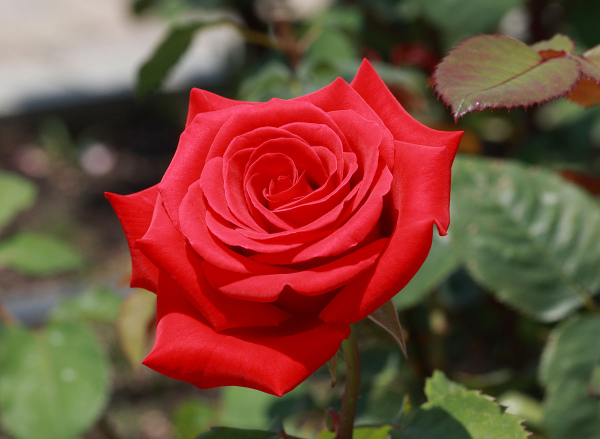
#> input picture Images/images/rose/Image_1.jpg, 1200 x 878 px, found by its file name (shown at 1/2 size); its folder holds only this picture in this run
$ jupyter execute --allow-errors Image-Classification.ipynb   (shell and % lines are left out)
#> lines starting #> are read from the running program, lines starting #| are printed output that depends on the picture
<a href="https://colab.research.google.com/github/vishwastanwar1402/Mini-Project/blob/main/Image-Classification.ipynb" target="_parent"></a>

[cell 1]
from bing_image_downloader import downloader
downloader.download("sun",limit=30,output_dir="images",adult_filter_off=True)
#> (this line was passed over: bing_image_downloader is not available in this run)

[cell 2]
!cd images

[cell 3]
from bing_image_downloader import downloader
downloader.download("rose",limit=30,output_dir="images",adult_filter_off=True)
#> (this line was passed over: bing_image_downloader is not available in this run)

[cell 4]
import os
import matplotlib.pyplot as plt
import numpy as np
from skimage.io import imread
from skimage.transform import resize

target=[]
images=[]
flat_data=[]

DATADIR='/content/images'
CATEGORIES=['rose','sun']
for category in CATEGORIES:
  class_num=CATEGORIES.index(category)
  path=os.path.join(DATADIR,category)
  for img in os.listdir(path):
    if img[-3:] in {'jpg', 'png'}:
     image_array=imread(os.path.join(path,img))
#> image_array is the input picture: shape (878, 1200, 3); mean R, G, B 120.9, 73.1, 57.5

     image_resized=resize(image_array,(150,150,3))
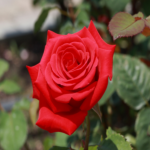
#> image_resized: shape (150, 150, 3) float64; mean R, G, B 0.474, 0.287, 0.226

     flat_data.append(image_resized.flatten())
     images.append(image_resized)
     target.append(class_num)
#> pass 2 of the loop `for category in CATEGORIES:`:
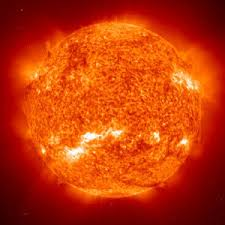
#> input picture Images/images/sun/12.jpg, 225 x 225 px, found by its file name
#> image_array is the input picture: shape (225, 225, 3); mean R, G, B 192, 56.1, 9.6
#> `image_resized=resize(image_array,(150,150,3))`:
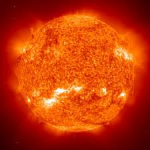
#> image_resized: shape (150, 150, 3) float64; mean R, G, B 0.753, 0.22, 0.0376

flat_data=np.array(flat_data)
target=np.array(target)
images=np.array(images)

[cell 5]
target

[cell 6]
unique,count=np.unique(target,return_counts=True)
plt.bar(CATEGORIES,count)
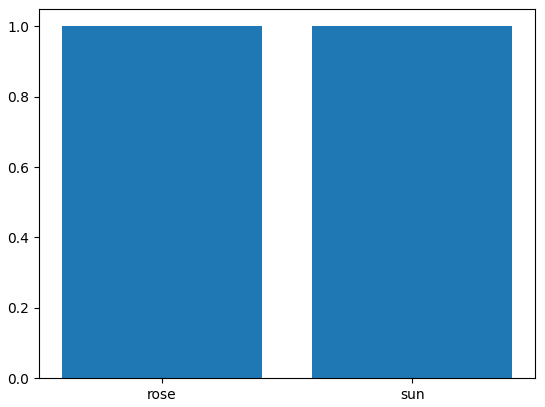
#> figure drawn by matplotlib, 1 panel

[cell 7]
from sklearn.model_selection import train_test_split
x_train,x_test,y_train,y_test=train_test_split(flat_data,target,test_size=0.3,random_state=109)
#> y_train = [0]; y_test = [1]

[cell 8]
from sklearn.model_selection import GridSearchCV
from sklearn import svm
param_grid=[{'C':[1,10,100,1000],'kernel':['linear']},
            {'C':[1,10,100,1000],'gamma':[0.001,0.0001],'kernel':['rbf']}]
svc=svm.SVC(probability=True)
clf=GridSearchCV(svc,param_grid)
#> (the rest of this cell did not finish here and is left out)

#> (a cell that did not finish here is left out)

[cell 10]
y_test
#> Out = [1]
